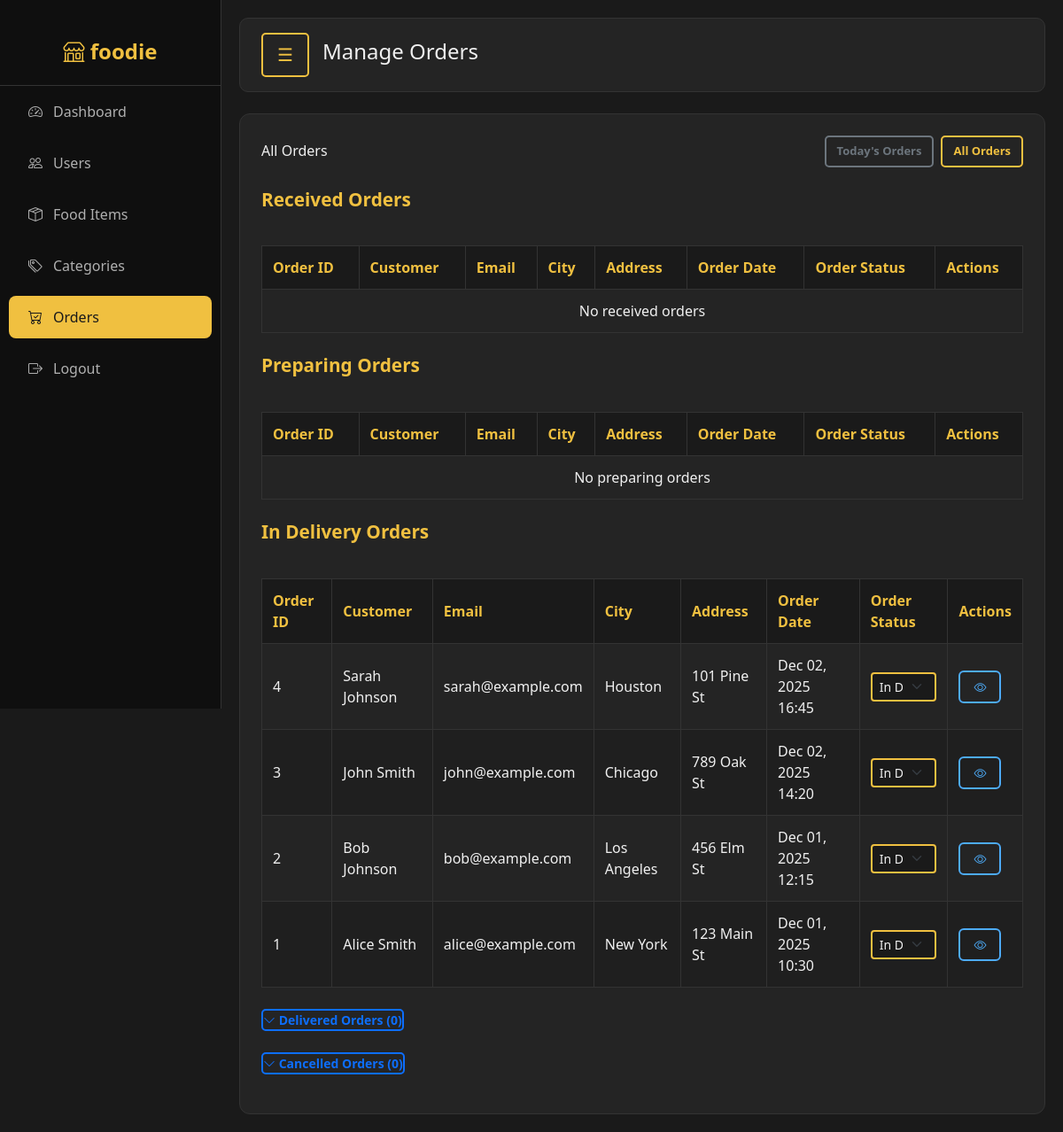
/modules/admin/orders.php?date_filter=all (signed in), run on the app's committed database.
### tables this page shows
CREATE TABLE `orders` (
  `id` int(10) UNSIGNED NOT NULL,
  `user_id` int(10) UNSIGNED NOT NULL,
  `payment_status` tinyint(4) NOT NULL DEFAULT 0,
   
  `order_status` tinyint(4) NOT NULL DEFAULT 0,
  `city` varchar(100) DEFAULT NULL,
  `address` varchar(255) DEFAULT NULL,  
  `created_at` timestamp NOT NULL DEFAULT current_timestamp()
);

CREATE TABLE `users` (
  `id` int(10) UNSIGNED NOT NULL,
  `name` varchar(100) NOT NULL,
  `phone_number` varchar(20) DEFAULT NULL,
  `email` varchar(150) DEFAULT NULL,
  `password` varchar(255) NOT NULL,
  `role` tinyint(4) NOT NULL DEFAULT 0
);

### modules/admin/orders.php (the view, shortened to what this page needs)
<?php
require_once '../../config/db.php';
$date_filter = isset($_GET['date_filter']) ? $_GET['date_filter'] : 'today';
$all_orders_sql = "SELECT orders.*, users.name as user_name, users.email as user_email
        FROM orders
        LEFT JOIN users ON orders.user_id = users.id
        WHERE orders.payment_status = 1";
$all_orders_sql .= " ORDER BY orders.created_at DESC";
$all_orders_result = $conn->query($all_orders_sql);
$orders_by_status = [
    0 => [],
    1 => [],
    2 => [],
    3 => [],
    4 => []
];
if ($all_orders_result && $all_orders_result->num_rows > 0) {
    while ($order = $all_orders_result->fetch_assoc()) {
        $status = intval($order['order_status']);
        if (isset($orders_by_status[$status])) {
            $orders_by_status[$status][] = $order;
        }
    }
}
$status_labels = [
    0 => 'Received',
    1 => 'Preparing',
    2 => 'In Delivery',
    3 => 'Delivered',
    4 => 'Cancelled'
];
?>
<!DOCTYPE html>
<html lang="en">
<head>
    <link href="https://cdn.jsdelivr.net/npm/bootstrap@5.3.2/dist/css/bootstrap.min.css" rel="stylesheet">
    <link rel="stylesheet" href="https://cdn.jsdelivr.net/npm/bootstrap-icons@1.11.1/font/bootstrap-icons.css">
    <link rel="stylesheet" href="components/styles.css">
</head>
<body>
    <?php include 'components/sidebar.php'; ?>
    <div class="main-content" id="mainContent">
        <div class="topbar">
            <div style="display: flex; align-items: center; gap: 15px;">
                <button class="menu-toggle" onclick="toggleSidebar()">
                    ☰
                </button>
                <h4>Manage Orders</h4>
            </div>
        </div>
        <div class="data-table">
        <div class="d-flex justify-content-between align-items-center mb-3">
            <div>
                <h6 class="mb-0">
                    <?php
                    if ($date_filter === 'today') {
                        echo "Today's Orders - " . date('F d, Y');
                    } else {
                        echo "All Orders";
                    }
                    ?>
                </h6>
            </div>
            <div class="d-flex gap-2">
                <button type="button" class="btn btn-sm <?php echo $date_filter === 'today' ? 'btn-gold' : 'btn-outline-secondary'; ?>"
                        onclick="window.location.href='orders.php?date_filter=today'">
                    Today's Orders
                </button>
                <button type="button" class="btn btn-sm <?php echo $date_filter === 'all' ? 'btn-gold' : 'btn-outline-secondary'; ?>"
                        onclick="window.location.href='orders.php?date_filter=all'">
                    All Orders
                </button>
            </div>
        </div>
        <?php
        foreach ([0, 1, 2] as $status):
            $orders = $orders_by_status[$status];
        ?>
        <h5 class="mt-4"><?php echo $status_labels[$status]; ?> Orders</h5>
        <div class="table-responsive">
            <table>
                <thead>
                    <tr>
                        <th>Order ID</th>
                        <th>Customer</th>
                        <th>Email</th>
                        <th>City</th>
                        <th>Address</th>
                        <th>Order Date</th>
                        <th>Order Status</th>
                        <th>Actions</th>
                    </tr>
                </thead>
                <tbody>
                    <?php if (count($orders) > 0): ?>
                        <?php foreach($orders as $order): ?>
                        <tr>
                            <td><?php echo $order['id']; ?></td>
                            <td><?php echo htmlspecialchars($order['user_name']); ?></td>
                            <td><?php echo htmlspecialchars($order['user_email']); ?></td>
                            <td><?php echo htmlspecialchars($order['city']); ?></td>
                            <td><?php echo htmlspecialchars($order['address']); ?></td>
                            <td><?php echo date('M d, Y H:i', strtotime($order['created_at'])); ?></td>
                            <td>
                                <form method="POST" action="process_order_status.php" style="display:inline;">
                                    <select name="order_status" class="form-select form-select-sm" onchange="this.form.submit()">
                                        <option value="2" <?php echo $order['order_status'] == 2 ? 'selected' : ''; ?>>In Delivery</option>
                                    </select>
                                </form>
                            </td>
                            <td>
                                <button type="button" class="btn btn-sm btn-outline-info"
                                        onclick="viewOrderDetails(<?php echo $order['id']; ?>)">
                                    <i class="bi bi-eye"></i>
                                </button>
                            </td>
                        </tr>
                        <?php endforeach; ?>
                    <?php else: ?>
                        <tr>
                            <td colspan="8" class="text-center">No <?php echo strtolower($status_labels[$status]); ?> orders</td>
                        </tr>
                    <?php endif; ?>
                </tbody>
            </table>
        </div>
        <?php endforeach; ?>
        <div class="mt-4">
            <h5>
                <button class="btn btn-link text-decoration-none p-0" type="button" data-bs-toggle="collapse" data-bs-target="#deliveredOrders" aria-expanded="false" aria-controls="deliveredOrders">
                    <i class="bi bi-chevron-down"></i> Delivered Orders (<?php echo count($orders_by_status[3]); ?>)
                </button>
            </h5>
        </div>
        <div class="mt-4">
            <h5>
                <button class="btn btn-link text-decoration-none p-0" type="button" data-bs-toggle="collapse" data-bs-target="#cancelledOrders" aria-expanded="false" aria-controls="cancelledOrders">
                    <i class="bi bi-chevron-down"></i> Cancelled Orders (<?php echo count($orders_by_status[4]); ?>)
                </button>
            </h5>
        </div>
        </div>
    </div>
</body>
</html>

### modules/admin/components/styles.css (style rules this page uses)
:root { --dark-bg: #1a1a1a; --card-bg: #242424; --sidebar-bg: #0f0f0f; --gold: #f0c040; --border-color: #333; --text-light: #f0f0f0; --text-muted: #b0b0b0; }
* { margin: 0; padding: 0; box-sizing: border-box; }
body { background-color: var(--dark-bg); color: var(--text-light); font-family: 'Segoe UI', Tahoma, Geneva, Verdana, sans-serif; overflow-x: hidden; }
.main-content { margin-left: 250px; padding: 20px; transition: margin-left 0.3s ease; min-height: 100vh; width: calc(100% - 250px); }
.top-navbar, .topbar { background-color: var(--card-bg); border: 1px solid var(--border-color); border-radius: 10px; padding: 16px 24px; margin-bottom: 24px; display: flex; justify-content: space-between; align-items: center; flex-wrap: wrap; gap: 15px; }
.menu-toggle { background: transparent; border: 2px solid var(--gold); color: var(--gold); font-size: 20px; padding: 8px 16px; border-radius: 5px; transition: all 0.3s; cursor: pointer; display: flex; align-items: center; justify-content: center; }
.btn-gold { background-color: transparent; color: var(--gold); border: 2px solid var(--gold); font-weight: 600; }
.form-control, .form-select { background-color: var(--dark-bg); color: var(--text-light); border: 2px solid var(--gold); }
.btn { padding: 10px 20px; border-radius: 5px; font-size: 14px; font-weight: 600; cursor: pointer; transition: all 0.3s; border: 2px solid; }
.btn-sm { padding: 6px 12px; font-size: 13px; }
.btn-outline-info { border-color: #4dabf7; color: #4dabf7; padding: 6px 15px; font-size: 14px; border-radius: 6px; display: inline-flex; align-items: center; gap: 5px; }
.data-table { background-color: var(--card-bg); border: 1px solid var(--border-color); border-radius: 12px; padding: 24px; margin-top: 24px; overflow: hidden; }
.data-table h5 { color: var(--gold); margin-bottom: 20px; font-size: 1.3em; font-weight: 600; display: flex; align-items: center; gap: 10px; }
.table-responsive { overflow-x: auto; }
table { width: 100%; border-collapse: collapse; margin-top: 20px; }
thead { background-color: var(--dark-bg); }
th { padding: 12px; text-align: left; color: var(--gold); font-weight: 600; border: 1px solid var(--border-color); }
td { padding: 12px; color: var(--text-light); border: 1px solid var(--border-color); }
tbody tr { transition: background-color 0.2s; }
tbody tr:nth-child(even) { background-color: #1f1f1f; }
.text-center { text-align: center; }
.mb-3 { margin-bottom: 20px; }

### data on the page
orders: id "4", user.name "Sarah Johnson", user.email "sarah@example.com", city "Houston", address "101 Pine St", created_at "Dec 02, 2025 16:45", order_status "In Delivery"
orders: id "3", user.name "John Smith", user.email "john@example.com", city "Chicago", address "789 Oak St", created_at "Dec 02, 2025 14:20", order_status "In Delivery"
orders: id "2", user.name "Bob Johnson", user.email "bob@example.com", city "Los Angeles", address "456 Elm St", created_at "Dec 01, 2025 12:15", order_status "In Delivery"
orders: id "1", user.name "Alice Smith", user.email "alice@example.com", city "New York", address "123 Main St", created_at "Dec 01, 2025 10:30", order_status "In Delivery"

### other printed values
$status_labels[$status] "Received"
$status_labels[$status] "received"
$status_labels[$status] "Preparing"
$status_labels[$status] "preparing"
$status_labels[$status] "In Delivery"
count($orders_by_status[3]) "0"
count($orders_by_status[4]) "0"
